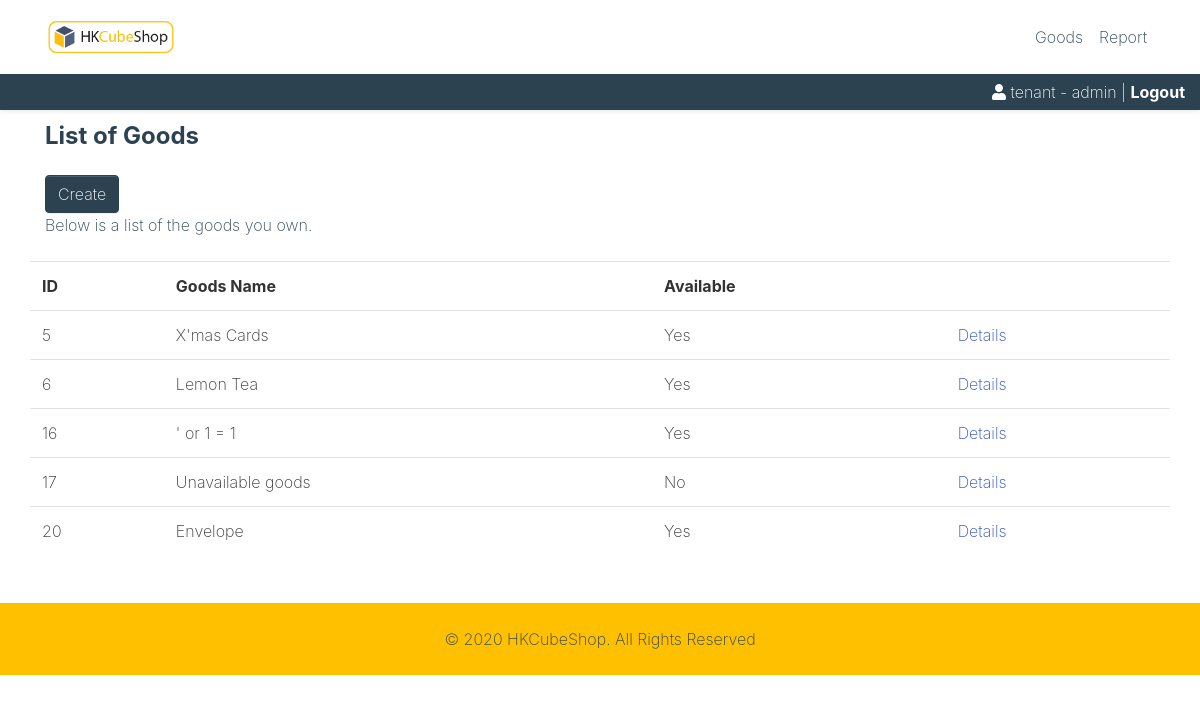
The page /list-goods.php (signed in) on the database its author committed.
### tables this page shows
CREATE TABLE `Goods` (
  `goodsNumber` int(10) NOT NULL AUTO_INCREMENT,
  `consignmentStoreID` int(10) NOT NULL,
  `goodsName` varchar(255) NOT NULL,
  `stockPrice` decimal(10,1) NOT NULL,
  `remainingStock` int(7) NOT NULL DEFAULT '0',
  `status` int(1) NOT NULL COMMENT 'The goods should include 2 stock status:  \n1. “Available”: Show only the available goods.  \n2. “Unavailable”: The goods has been discontinued or not already for sell.  ',
  PRIMARY KEY (`goodsNumber`),
  KEY `FKGoods866951` (`consignmentStoreID`),
  CONSTRAINT `FKGoods866951` FOREIGN KEY (`consignmentStoreID`) REFERENCES `ConsignmentStore` (`consignmentStoreID`)
);

### list-goods.php (the view, shortened to what this page needs)
<?php
include 'inc/header.php';
?>
<div class="container">
	<div class="row">
		<div class="col-12 my-2">
			<h4 class="text-secondary">List of Goods</h4>
		</div>
	</div>
</div>
<div class="container">
	<div class="row">
		<div class="col-12 text-secondary">
			<a href="create-goods.php" class="btn btn-secondary">Create</a>
		</div>
	</div>
	<div class="row">
		<div class="col-12 text-secondary">
			Below is a list of the goods you own.
		</div>
	</div>
	<div class="row mt-3">
		<table class="table table-hover">
			<tr>
				<th>ID</th>
				<th>Goods Name</th>
				<th>Available</th>
				<th></th>
			</tr>
			<?php
			$sql = "
			SELECT goods.* FROM goods
			INNER JOIN consignmentstore ON goods.ConsignmentStoreID = consignmentstore.ConsignmentStoreID
			WHERE tenantID = '$_SESSION[tenantID]';
			";
			$query = mysqli_query($conn, $sql);
			if (mysqli_num_rows($query) > 0){
				while($result = mysqli_fetch_assoc($query)){
					$availability = ($result['status'] == 1)? "Yes": "No";
					echo "
					<tr>
					<td>$result[goodsNumber]</td>
					<td>$result[goodsName]</td>
					<td>$availability</td>
					<td><a href='view-goods.php?goodsNumber=$result[goodsNumber]'>Details</a></td>
					</tr>
					";
				}
			} else {
				echo "Not found<br>";
				echo $sql;
			}
			?>
		</table>
	</div>
</div>
<?php
include 'inc/footer.php';
?>

### css/custom.css (style rules this page uses)
.bg-secondary a { color: #F1D92F; }
h1, h2, h3, h4, h5, h6 { font-weight: bold; }

### rows shown on the page
goods: goodsNumber "5", goodsName "X'mas Cards", status "Yes"
goods: goodsNumber "6", goodsName "Lemon Tea", status "Yes"
goods: goodsNumber "16", goodsName "' or 1 = 1", status "Yes"
goods: goodsNumber "17", goodsName "Unavailable goods", status "No"
goods: goodsNumber "20", goodsName "Envelope", status "Yes"
